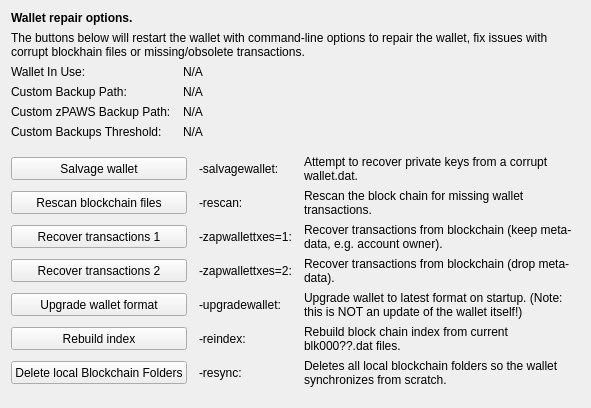
     <widget class="QWidget" name="tab_repair">
      <attribute name="title">
       <string>&amp;Wallet Repair</string>
      </attribute>
      <layout class="QGridLayout" name="gridLayout_4" columnstretch="0,0,0,0">
       <property name="horizontalSpacing">
        <number>12</number>
       </property>
       <item row="0" column="0" colspan="4">
        <widget class="QLabel" name="label_repair_header">
         <property name="font">
          <font>
           <weight>75</weight>
           <bold>true</bold>
          </font>
         </property>
         <property name="text">
          <string>Wallet repair options.</string>
         </property>
        </widget>
       </item>
       <item row="1" column="0" colspan="4">
        <widget class="QLabel" name="label_repair_helptext">
         <property name="font">
          <font>
           <weight>50</weight>
           <bold>false</bold>
          </font>
         </property>
         <property name="text">
          <string>The buttons below will restart the wallet with command-line options to repair the wallet, fix issues with corrupt blockhain files or missing/obsolete transactions.</string>
         </property>
         <property name="wordWrap">
          <bool>true</bool>
         </property>
        </widget>
       </item>
       <item row="2" column="0">
        <widget class="QLabel" name="wallet_path_label">
         <property name="text">
          <string>Wallet In Use:</string>
         </property>
        </widget>
       </item>
       <item row="2" column="1" colspan="3">
        <widget class="QLabel" name="wallet_path">
         <property name="cursor">
          <cursorShape>IBeamCursor</cursorShape>
         </property>
         <property name="text">
          <string>N/A</string>
         </property>
         <property name="textFormat">
          <enum>Qt::PlainText</enum>
         </property>
         <property name="textInteractionFlags">
          <set>Qt::LinksAccessibleByMouse|Qt::TextSelectableByKeyboard|Qt::TextSelectableByMouse</set>
         </property>
        </widget>
       </item>
       <item row="3" column="0">
        <widget class="QLabel" name="wallet_custombackuppath_label">
         <property name="text">
          <string>Custom Backup Path:</string>
         </property>
         <property name="visible">
          <bool>false</bool>
         </property>
        </widget>
       </item>
       <item row="3" column="1" colspan="3">
        <widget class="QLabel" name="wallet_custombackuppath">
         <property name="cursor">
          <cursorShape>IBeamCursor</cursorShape>
         </property>
         <property name="text">
          <string>N/A</string>
         </property>
         <property name="textFormat">
          <enum>Qt::PlainText</enum>
         </property>
         <property name="textInteractionFlags">
          <set>Qt::LinksAccessibleByMouse|Qt::TextSelectableByKeyboard|Qt::TextSelectableByMouse</set>
         </property>
         <property name="visible">
          <bool>false</bool>
         </property>
        </widget>
       </item>
       <item row="4" column="0">
        <widget class="QLabel" name="wallet_customzpivbackuppath_label">
         <property name="text">
          <string>Custom zPAWS Backup Path:</string>
         </property>
         <property name="visible">
          <bool>false</bool>
         </property>
        </widget>
       </item>
       <item row="4" column="1" colspan="3">
        <widget class="QLabel" name="wallet_customzpivbackuppath">
         <property name="cursor">
          <cursorShape>IBeamCursor</cursorShape>
         </property>
         <property name="text">
          <string>N/A</string>
         </property>
         <property name="textFormat">
          <enum>Qt::PlainText</enum>
         </property>
         <property name="textInteractionFlags">
          <set>Qt::LinksAccessibleByMouse|Qt::TextSelectableByKeyboard|Qt::TextSelectableByMouse</set>
         </property>
         <property name="visible">
          <bool>false</bool>
         </property>
        </widget>
       </item>
       <item row="5" column="0">
        <widget class="QLabel" name="wallet_custombackupthreshold_label">
         <property name="text">
          <string>Custom Backups Threshold:</string>
         </property>
         <property name="visible">
          <bool>false</bool>
         </property>
        </widget>
       </item>
       <item row="5" column="1" colspan="3">
        <widget class="QLabel" name="wallet_custombackupthreshold">
         <property name="cursor">
          <cursorShape>IBeamCursor</cursorShape>
         </property>
         <property name="text">
          <string>N/A</string>
         </property>
         <property name="textFormat">
          <enum>Qt::PlainText</enum>
         </property>
         <property name="textInteractionFlags">
          <set>Qt::LinksAccessibleByMouse|Qt::TextSelectableByKeyboard|Qt::TextSelectableByMouse</set>
         </property>
         <property name="visible">
          <bool>false</bool>
         </property>
        </widget>
       </item>
       <item row="6" column="0">
        <spacer name="verticalSpacer_repair1">
         <property name="orientation">
          <enum>Qt::Vertical</enum>
         </property>
         <property name="sizeHint" stdset="0">
          <size>
           <width>10</width>
           <height>10</height>
          </size>
         </property>
        </spacer>
       </item>
       <item row="7" column="0" colspan="2">
        <widget class="QPushButton" name="btn_salvagewallet">
         <property name="minimumSize">
          <size>
           <width>100</width>
           <height>23</height>
          </size>
         </property>
         <property name="text">
          <string>Salvage wallet</string>
         </property>
        </widget>
       </item>
       <item row="7" column="2">
        <widget class="QLabel" name="label_repair_salvage_command">
         <property name="text">
          <string notr="true">-salvagewallet:</string>
         </property>
        </widget>
       </item>
       <item row="7" column="3">
        <widget class="QLabel" name="label_repair_salvage">
         <property name="text">
          <string>Attempt to recover private keys from a corrupt wallet.dat.</string>
         </property>
         <property name="wordWrap">
          <bool>true</bool>
         </property>
        </widget>
       </item>
       <item row="8" column="0" colspan="2">
        <widget class="QPushButton" name="btn_rescan">
         <property name="minimumSize">
          <size>
           <width>100</width>
           <height>23</height>
          </size>
         </property>
         <property name="text">
          <string>Rescan blockchain files</string>
         </property>
        </widget>
       </item>
       <item row="8" column="2">
        <widget class="QLabel" name="label_repair_rescan_command">
         <property name="text">
          <string notr="true">-rescan:</string>
         </property>
        </widget>
       </item>
       <item row="8" column="3">
        <widget class="QLabel" name="label_repair_rescan">
         <property name="text">
          <string>Rescan the block chain for missing wallet transactions.</string>
         </property>
         <property name="wordWrap">
          <bool>true</bool>
         </property>
        </widget>
       </item>
       <item row="9" column="0" colspan="2">
        <widget class="QPushButton" name="btn_zapwallettxes1">
         <property name="minimumSize">
          <size>
           <width>100</width>
           <height>23</height>
          </size>
         </property>
         <property name="text">
          <string>Recover transactions 1</string>
         </property>
        </widget>
       </item>
       <item row="9" column="2">
        <widget class="QLabel" name="label_repair_zap1_command">
         <property name="text">
          <string notr="true">-zapwallettxes=1:</string>
         </property>
        </widget>
       </item>
       <item row="9" column="3">
        <widget class="QLabel" name="label_repair_zap1">
         <property name="text">
          <string>Recover transactions from blockchain (keep meta-data, e.g. account owner).</string>
         </property>
         <property name="wordWrap">
          <bool>true</bool>
         </property>
        </widget>
       </item>
       <item row="10" column="0" colspan="2">
        <widget class="QPushButton" name="btn_zapwallettxes2">
         <property name="minimumSize">
          <size>
           <width>100</width>
           <height>23</height>
          </size>
         </property>
         <property name="text">
          <string>Recover transactions 2</string>
         </property>
        </widget>
       </item>
       <item row="10" column="2">
        <widget class="QLabel" name="label_repair_zap2_command">
         <property name="text">
          <string notr="true">-zapwallettxes=2:</string>
         </property>
        </widget>
       </item>
       <item row="10" column="3">
        <widget class="QLabel" name="label_repair_zap2">
         <property name="text">
          <string>Recover transactions from blockchain (drop meta-data).</string>
         </property>
         <property name="wordWrap">
          <bool>true</bool>
         </property>
        </widget>
       </item>
       <item row="11" column="0" colspan="2">
        <widget class="QPushButton" name="btn_upgradewallet">
         <property name="minimumSize">
          <size>
           <width>100</width>
           <height>23</height>
          </size>
         </property>
         <property name="text">
          <string>Upgrade wallet format</string>
         </property>
        </widget>
       </item>
       <item row="11" column="2">
        <widget class="QLabel" name="label_repair_upgrade_command">
         <property name="text">
          <string notr="true">-upgradewallet:</string>
         </property>
        </widget>
       </item>
       <item row="11" column="3">
        <widget class="QLabel" name="label_repair_upgrade">
         <property name="text">
          <string>Upgrade wallet to latest format on startup. (Note: this is NOT an update of the wallet itself!)</string>
         </property>
         <property name="wordWrap">
          <bool>true</bool>
         </property>
        </widget>
       </item>
       <item row="12" column="0" colspan="2">
        <widget class="QPushButton" name="btn_reindex">
         <property name="minimumSize">
          <size>
           <width>100</width>
           <height>23</height>
          </size>
         </property>
         <property name="text">
          <string>Rebuild index</string>
         </property>
        </widget>
       </item>
       <item row="12" column="2">
        <widget class="QLabel" name="label_repair_reindex_command">
         <property name="text">
          <string notr="true">-reindex:</string>
         </property>
        </widget>
       </item>
       <item row="12" column="3">
        <widget class="QLabel" name="label_repair_reindex">
         <property name="text">
          <string>Rebuild block chain index from current blk000??.dat files.</string>
         </property>
         <property name="wordWrap">
          <bool>true</bool>
         </property>
        </widget>
       </item>
       <item row="13" column="0" colspan="2">
        <widget class="QPushButton" name="btn_resync">
         <property name="minimumSize">
          <size>
           <width>100</width>
           <height>23</height>
          </size>
         </property>
         <property name="text">
          <string>Delete local Blockchain Folders</string>
         </property>
        </widget>
       </item>
       <item row="13" column="2">
        <widget class="QLabel" name="label_repair_resync_command">
         <property name="text">
          <string>-resync:</string>
         </property>
        </widget>
       </item>
       <item row="13" column="3">
        <widget class="QLabel" name="label_repair_resync">
         <property name="text">
          <string>Deletes all local blockchain folders so the wallet synchronizes from scratch.</string>
         </property>
         <property name="wordWrap">
          <bool>true</bool>
         </property>
        </widget>
       </item>
       <item row="14" column="0">
        <spacer name="verticalSpacer_repair2">
         <property name="orientation">
          <enum>Qt::Vertical</enum>
         </property>
         <property name="sizeHint" stdset="0">
          <size>
           <width>20</width>
           <height>10</height>
          </size>
         </property>
        </spacer>
       </item>
      </layout>
     </widget>
